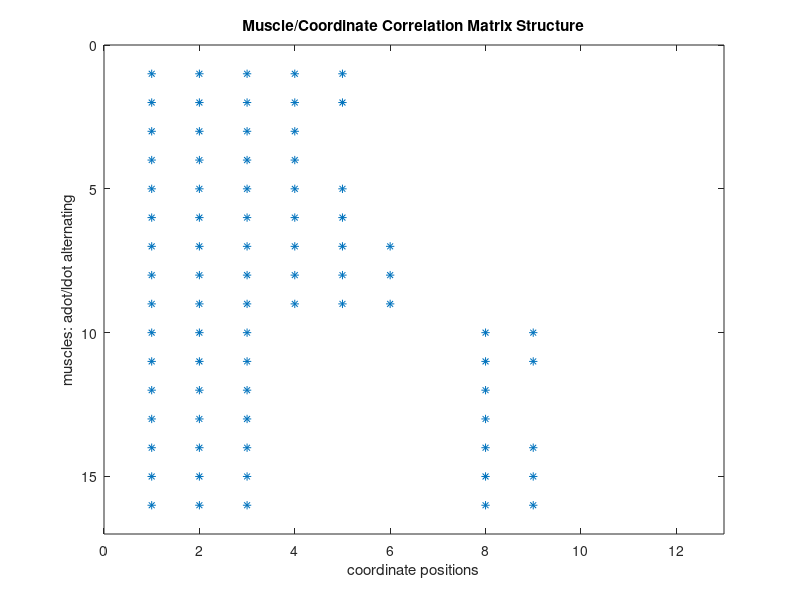
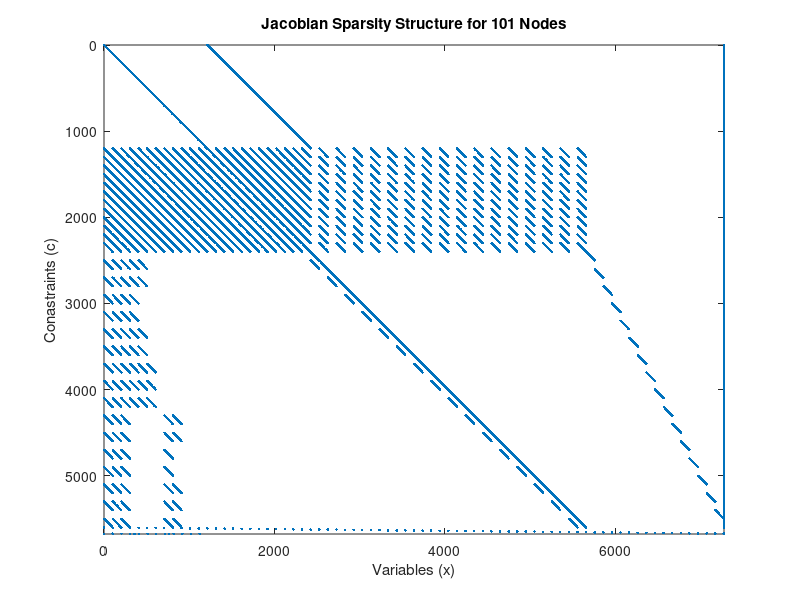

MATLAB code to generate these figures, in order:
%ConJacStruct_Simp
%
% This script constructs the Constraint Jacobian matrix structure for a 2D 
% transtibial amputee model, for a full gait cycle. 
% This can be modified for more options, to build for other models and
% constraints.
%
% Written by Andrew LaPre

close all 
clear all
% clc

%% setup

% modify this block to change the structure
nNodes = 101;
nCoord = 12;
nMusc = 16;
tFinal = 1; % 1 for yes 0 for no for a final time constraint
% prescribe correlation arrays 
pelvTiltG = [1,2,3,4,5,6,7,8,9,10,11,12,13,14,15,16];   % all muscles and pelvis
pelvTxG = [1,2,3,4,5,6,7,8,9,10,11,12,13,14,15,16];     % all muscles and pelvis
pelvTyG = [1,2,3,4,5,6,7,8,9,10,11,12,13,14,15,16];     % all muscles and pelvis
rHipG = [1,2,3,4,5,6,7,8,9];        % muscles that affect right hip
rKneeG = [1,2,5,6,7,8,9];           % muscles that affect right knee
rAnkleG = [7,8,9];                  % muscles that affect right ankle
lHipG = [10,11,12,13,14,15,16];     % muscles that affect left hip
lKneeG = [10,11,14,15,16];          % muscles that affect left knee


%% first a setup routine

% preallocate constraint jacobian matrix
nSteps = nNodes - 1;
cols = nNodes*nCoord + nNodes*nCoord + 2*nMusc*nNodes + nMusc*nNodes + tFinal;
rows = nCoord*nSteps + nCoord*nSteps + 2*nMusc*nSteps;
Jtemp = zeros(rows,cols);

% construct matrix correlating muscle accelerations with coordinates
CoordMuscMat = zeros(nMusc,nCoord);
for musc = 1:nMusc
    for coord = 1:nMusc
        if ismember(musc,pelvTiltG)
            CoordMuscMat(musc,1) = 1;       % pelvis tilt
        end
        if ismember(musc,pelvTxG)
            CoordMuscMat(musc,2) = 1;       % pelvis tx
        end
        if ismember(musc,pelvTyG)
            CoordMuscMat(musc,3) = 1;       % pelvis ty
        end
        if ismember(musc,rHipG)
            CoordMuscMat(musc,4) = 1;       % right hip
        end
        if ismember(musc,rKneeG)
            CoordMuscMat(musc,5) = 1;       % right knee
        end
        if ismember(musc,rAnkleG)
            CoordMuscMat(musc,6) = 1;       % right ankle
        end
        if ismember(musc,lHipG)
            CoordMuscMat(musc,8) = 1;       % left hip
        end
        if ismember(musc,lKneeG)
            CoordMuscMat(musc,9) = 1;       % left knee
        end
    end
end

% this figure just shows quickly the sparsity of the sparsity matrix
figure 
spy(CoordMuscMat)
title('Muscle/Coordinate Correlation Matrix Structure')
ylabel('muscles: adot/ldot alternating')
xlabel('coordinate positions')

%% construct constraint jacobian

% build jacobian structure for: Con-vel,X-pos 
col = 0;
row = 0;
coord = 1;
while coord < nCoord+1
    col = col+1;
    inc = 1;
    while inc < nNodes
        row = row+1;    
        Jtemp(row,col) = 1;
        col = col+1;
        inc = inc+1;
        Jtemp(row,col) = 1;
    end
    coord = coord + 1;
end

% build jacobian structure for: Con-vel,X-vel 
row = 0;
coord = 1;
while coord < nCoord+1
    col = col+1;
    inc = 1;
    while inc < nNodes
        row = row+1;    
        col = col+1;
        inc = inc+1;
        Jtemp(row,col) = 1;
    end
    coord = coord + 1;
end
rowTemp2 = row;

% build jacobian structure for: Con-acc,X-pos
acc = 1;
while acc < nCoord+1
    rowTemp = row;
    col = 0;
    coord = 1;
    while coord < nCoord+1
        col = col+1;
        inc = 1;
        row = rowTemp;
        while inc < nNodes
            row = row+1;    
            col = col+1;
            inc = inc+1;
            Jtemp(row,col) = 1;
        end
        coord = coord + 1;
    end
    acc = acc+1;
end

% build jacobian structure for: Con-acc,X-vel 
acc = 1;
row = rowTemp2;
colTemp = col;
while acc < nCoord+1
    rowTemp = row;
    coord = 1;
    col = colTemp;
    while coord < nCoord+1
        col = col+1;
        inc = 1;
        row = rowTemp;
        while inc < nNodes
            row = row+1; 
            if acc == coord
                Jtemp(row,col) = 1;
            end
            col = col+1;
            inc = inc+1;
            Jtemp(row,col) = 1;
        end
        coord = coord + 1;
    end
    acc = acc+1;
end

% build jacobian structure for: Con-acc,X-musc 
acc = 1;
row = rowTemp2;
colTemp = col;
while acc < nCoord+1
    rowTemp = row;
    musc = 1;
    col = colTemp;
    while musc < nMusc+1
        col = col+nNodes+1;
        inc = 1;
        row = rowTemp;
        while inc < nNodes
            row = row+1;
            col = col+1;
            inc = inc+1;
            Jtemp(row,col) = 1;
        end
        musc = musc + 1;
    end
    
    acc = acc+1;
end


% build jacobian structure for: Con-musc_dot,X-pos 
muscDot = 1;
rowTemp2 = row;
col = 0;
while muscDot < nMusc + 1
    rowTemp = row;
    coord = 1;
    col = 0;
    while coord < nCoord + 1;
        inc = 1;
        row = rowTemp;
        row = row+nNodes-1;
        col = col+1;
        while inc < nNodes
            row = row+1;
            col = col+1;
            inc = inc+1;
            if CoordMuscMat(muscDot,coord) == 1 
                Jtemp(row,col) = 1;
            end
        end
        coord = coord + 1;
    end
    muscDot = muscDot + 1;
end

% build jacobian structure for: Con-musc_dot,X-musc
muscDot = 1;
row = rowTemp2;
col = col + nNodes*nCoord;
colTemp = col;
while muscDot < nMusc*2 + 1
    rowTemp = row;
    musc = 1;
    col = colTemp; 
    while musc < nMusc*2 + 1
        inc = 1;
        row = rowTemp;
        col = col+1;
        while inc < nNodes
            row = row+1;
            if musc == muscDot
                Jtemp(row,col) = 1;
            end
            col = col+1;
            inc = inc+1;
            if musc == muscDot
                Jtemp(row,col) = 1; 
                if mod(musc,2) == 0
                    Jtemp(row,col-nNodes) = 1;
                end
            end
        end
        musc = musc + 1;
    end
    muscDot = muscDot + 1;
end

% build jacobian structure for: Con-musc_dot,X-controls 
muscDot = 1;
row = rowTemp2;
colTemp = col;
while muscDot < nMusc + 1;
    rowTemp = row;
    cont = 1;
    col = colTemp;
    while cont < nMusc + 1
        inc = 1;
        row = rowTemp;
        col = col+1;
        while inc < nNodes
            row = row+1;
            col = col+1;
            if cont == muscDot
                Jtemp(row,col) = 1;
            end
            inc = inc + 1;
        end
        row = row + nNodes - 1;
        cont = cont + 1;
    end    
    muscDot = muscDot + 1;
end

% build final time constraint jacobian structure
if tFinal == 1
    c = size(Jtemp,2);
    r = 1;
    while r < row + 1;
        Jtemp(r,c) = 1;
        r = r + 1;
    end
end

%%%%%%%%%%%%%%%%%%%%%%%%%%%%%%%%%%%%%%%%%%%%%%%%%%%%%%%%%%%%%%%%%%%%%%%%%%%
% build jacobian structure for other constraints

% build periocidty constraint jacobian structure for: full gait cycle
col = 0;
nPerCon = 2*nCoord + 2*nMusc + nMusc;
PerCon = 1;
while PerCon < nPerCon + 1;
    row = row + 1;
    col = col + 1;
    Jtemp(row,col) = 1;
    col = col + nNodes-1;
    Jtemp(row,col) = 1;
    if PerCon == 2
        Jtemp(row,size(Jtemp,2)) = 1;
    end
    PerCon = PerCon + 1;
end

% build jacobian structure for: initial horizontal position
row = row + 1;
Jtemp(row,(nNodes+1)) = 1;


% work on initial heel constraint
col = 1;
row = row + 1;
coord = 1;
while coord <= nCoord
    if coord == 1 || coord == 3
        Jtemp(row,col) = 1;
    end
    if coord >= 4 && coord <= 12
        Jtemp(row,col) = 1;
    end
    col = col + nNodes+1;
    coord = coord + 1;
end

% build periocidy constraint jacobian structure to force reciprical hip motion 
col = 1;
row = row + 1;
coord = 1;
while coord <= nCoord
    if coord == 4 || coord == 8
        Jtemp(row,col) = 1;
    end
    col = col + nNodes+1;
    coord = coord + 1;
end
col = 1;
row = row + 1;
coord = 1;
midNode = round(nNodes/2);
while coord <= nCoord
    if coord == 4 || coord == 8
        Jtemp(row,col+midNode-1) = 1;
        Jtemp(row,col+midNode) = 1;
    end
    col = col + nNodes+1;
    coord = coord + 1;
end

%% plot the jacobian structure

figure
spy(Jtemp)
title(['Jacobian Sparsity Structure for ' num2str(nNodes) ' Nodes'])
xlabel('Variables (x)')
ylabel('Conastraints (c)')

%% cleanup and save

clear Jstruct
Jstruct = Jtemp;
save Jacobian_Structure Jstruct


